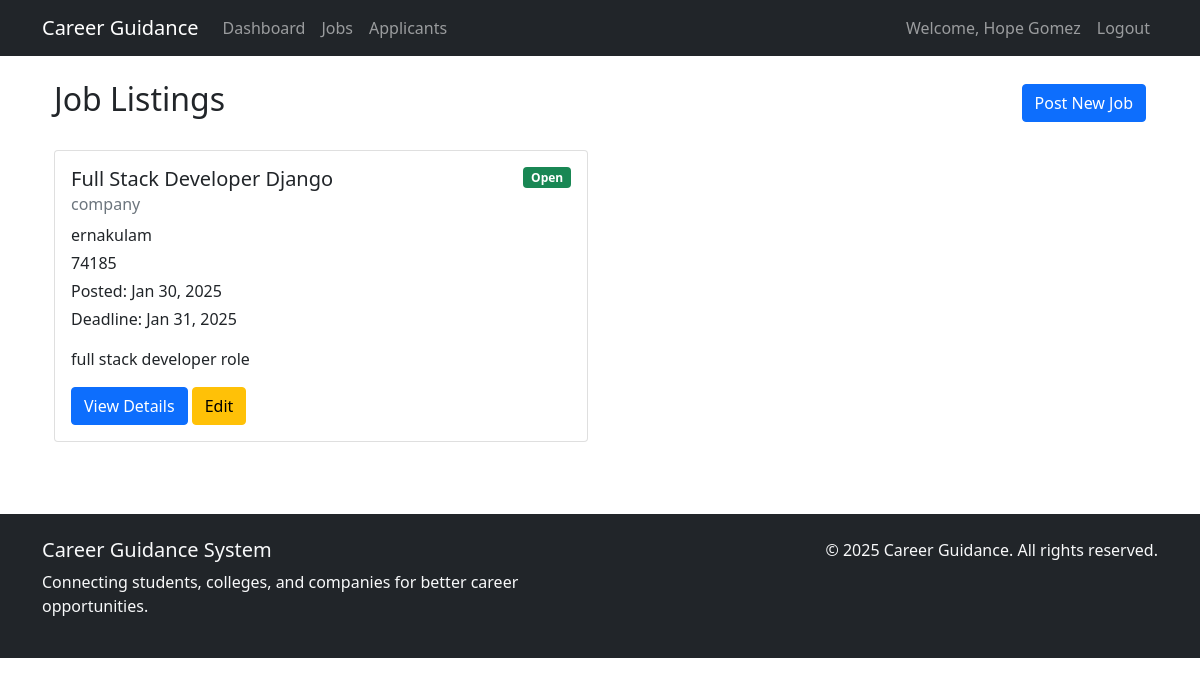
/jobs/ (signed in), run on an earlier commit of the app's database.
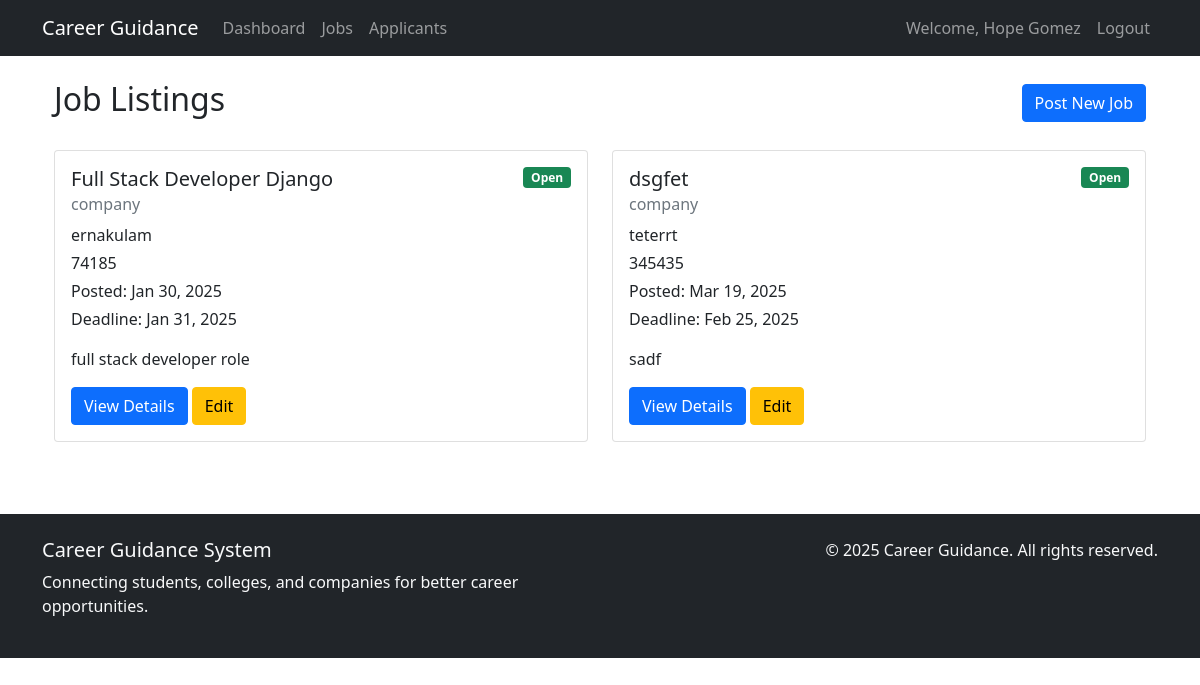
And on a later commit of the database.
### core/models.py (models this page shows, shortened)
class Job(models.Model):
    STATUS_CHOICES = [
        ('DRAFT', 'Draft'),
        ('OPEN', 'Open'),
        ('CLOSED', 'Closed')
    ]
    company = models.ForeignKey(Company, on_delete=models.CASCADE)
    title = models.CharField(max_length=200)
    description = models.TextField()
    requirements = models.TextField()
    location = models.CharField(max_length=200)
    job_type = models.CharField(max_length=50)  # Full-time, Part-time, Internship
    salary_range = models.CharField(max_length=100)
    deadline = models.DateField()
    posted_date = models.DateField(auto_now_add=True)
    status = models.CharField(max_length=10, choices=STATUS_CHOICES, default='OPEN')
    min_cgpa = models.FloatField(default=0)
    eligible_branches = models.CharField(max_length=500)  # Comma-separated list

class Company(models.Model):
    user = models.OneToOneField(User, on_delete=models.CASCADE)
    name = models.CharField(max_length=200)
    industry = models.CharField(max_length=100)
    location = models.CharField(max_length=200)
    website = models.URLField(blank=True)
    description = models.TextField()
    credentials = models.FileField(upload_to='company_credentials/', blank=True)

### core/views.py (the view)
# urls.py: path('jobs/', views.job_list, name='job_list'),
@login_required
def job_list(request):
    if request.user.user_type == 'COMPANY':
        jobs = Job.objects.filter(company__user=request.user)
    else:
        jobs = Job.objects.all()
    print("======================")
    return render(request, 'core/jobs/list.html', {'jobs': jobs})

### templates/core/jobs/list.html (shortened to what this page needs)
{% extends 'core/base.html' %}
{% block content %}
<div class="container">
    <div class="d-flex justify-content-between align-items-center mb-4">
        <h2>Job Listings</h2>
        {% if user.user_type == 'COMPANY' or user.user_type == 'COLLEGE'  %}
            <a href="{% url 'create_job' %}" class="btn btn-primary">Post New Job</a>
        {% endif %}
    </div>
    <div class="row">
        {% if jobs %}
            {% for job in jobs %}
                <div class="col-md-6 mb-4">
                    <div class="card h-100">
                        <div class="card-body">
                            <div class="d-flex justify-content-between align-items-start">
                                <h5 class="card-title">{{ job.title }}</h5>
                                <span class="badge {% if job.status == 'OPEN' %}bg-success
                                               {% elif job.status == 'CLOSED' %}bg-danger
                                               {% else %}bg-secondary{% endif %}">
                                    {{ job.get_status_display }}
                                </span>
                            </div>
                            <h6 class="card-subtitle mb-2 text-muted">{{ job.company.name }}</h6>
                            <div class="mb-3">
                                <p class="mb-1"> {{ job.location }}</p>
                                <p class="mb-1"> {{ job.salary_range }}</p>
                                <p class="mb-1"> Posted: {{ job.posted_date|date:"M d, Y" }}</p>
                                <p class="mb-0"> Deadline: {{ job.deadline|date:"M d, Y" }}</p>
                            </div>
                            <p class="card-text">{{ job.description|truncatewords:30 }}</p>
                            <div class="mt-3">
                                <a href="{% url 'job_detail' job.id %}" class="btn btn-primary">View Details</a>
                                {% if user.user_type == 'COMPANY' and job.company.user == user %}
                                    <a href="{% url 'edit_job' job.id %}" class="btn btn-warning">Edit</a>
                                {% endif %}
                            </div>
                        </div>
                    </div>
                </div>
            {% endfor %}
        {% endif %}
    </div>
</div>
{% endblock %}

What changed in the data, as far as the page shows it:
added Job: title "dsgfet", status "Open", company.name "company", location "teterrt", salary_range "345435", posted_date "Mar 19, 2025", deadline "Feb 25, 2025", description "sadf", shows "Edit"
